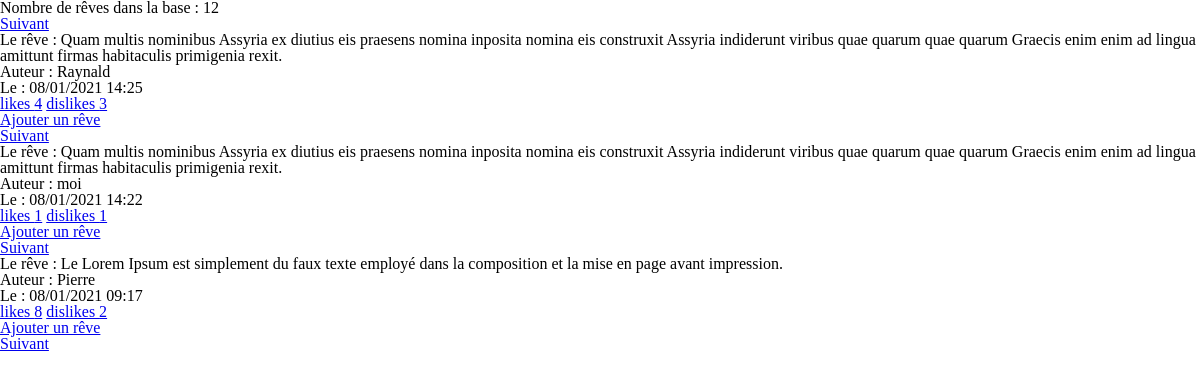
The page / on the database its author committed.
### tables this page shows
CREATE TABLE IF NOT EXISTS `reves` (
  `id` int(11) NOT NULL AUTO_INCREMENT,
  `author` varchar(100) NOT NULL,
  `reve` varchar(255) NOT NULL,
  `created_at` datetime NOT NULL,
  `likes` int(11) NOT NULL DEFAULT '0',
  `dislikes` int(11) NOT NULL DEFAULT '0',
  PRIMARY KEY (`id`)
);

### index.php (the view, shortened to what this page needs)
<?php
require('inc/pdo.php');
require('inc/function.php');
$page = 1;
$parPage = 3;
$offset = 0;
$sql = "SELECT COUNT(id) FROM reves;";
$query = $pdo->prepare($sql);
$query->execute();
$count = $query->fetchColumn();
$sql = "SELECT * FROM reves ORDER BY created_at DESC LIMIT $parPage OFFSET $offset";
$query = $pdo->prepare($sql);
$query->execute();
$reves = $query->fetchAll();
include('inc/header.php');
?>
<p>Nombre de rêves dans la base : <?php echo $count; ?></p>
<div class="link">
    <?php pagination($page, $parPage, $count) ?>
</div>
<?php
foreach ($reves as $reve) : ?>
    <div class="reves">
        <p class="reve">Le rêve : <?php echo $reve['reve']; ?></p>
        <p class="author">Auteur : <?php echo $reve['author']; ?></p>
        <p class="date">Le : <?php echo date('d/m/Y H:i', strtotime($reve['created_at'])); ?></p>
        <a href="likes.php?id=<?php echo $reve['id']; ?>">likes <?php echo $reve['likes']; ?></a>
        <a href="dislikes.php?id=<?php echo $reve['id']; ?>">dislikes <?php echo $reve['dislikes']; ?></a>
        <br>
        <a href="add.php">Ajouter un rêve</a>
    </div>
    <div class="link">
    </div>
<?php endforeach;
include('inc/footer.php');

### inc/header.php (shortened to what this page needs)
<!DOCTYPE html>
<html lang="fr">
<head>
    <link rel="stylesheet" href="asset/css/style.css">
</head>
<body>
    <div class="container">

### inc/function.php (shortened to what this page needs)
<?php
function pagination(int $page, int $parPage, int $count)
{
    echo '<ul>';
    if ($page > 1) {
        echo '<li><a href="index.php?page='. ($page -1) .'">Précédent</a></li>';
    } if ($page * $parPage < $count) {
        echo '<li><a href="index.php?page='. ($page +1) .'">Suivant</a></li>';
    }
    echo '</ul>';
}

### inc/footer.php (shortened to what this page needs)
    </div>
</body>
</html>

### asset/css/style.css (style rules this page uses)
html, body, div, span, applet, object, iframe, h1, h2, h3, h4, h5, h6, p, blockquote, pre, a, abbr, acronym, address, big, cite, code, del, dfn, em, img, ins, kbd, q, s, samp, small, strike, strong, sub, sup, tt, var, b, u, i, center, dl, dt, dd, ol, ul, li, fieldset, form, label, legend, table, caption, tbody, tfoot, thead, tr, th, td, article, aside, canvas, details, embed, figure, figcaption, footer, header, hgroup, menu, nav, output, ruby, section, summary, time, mark, audio, video { margin: 0; padding: 0; border: 0; font-size: 100%; font: inherit; vertical-align: baseline; }
body { line-height: 1; }
ol, ul { list-style: none; }
*, *:after, *:before { -moz-box-sizing:border-box; box-sizing:border-box; }

### rows shown on the page
reves: reve "Quam multis nominibus Assyria ex diutius eis praesens nomina inposita nomina eis construxit Assyria indiderunt viribus quae quarum quae quarum Graecis enim enim ad lingua amittunt firmas habitaculis primigenia rexit.", author "Raynald", created_at "08/01/2021 14:25", likes "4", dislikes "3"
reves: reve "Quam multis nominibus Assyria ex diutius eis praesens nomina inposita nomina eis construxit Assyria indiderunt viribus quae quarum quae quarum Graecis enim enim ad lingua amittunt firmas habitaculis primigenia rexit.", author "moi", created_at "08/01/2021 14:22", likes "1", dislikes "1"
reves: reve "Le Lorem Ipsum est simplement du faux texte employé dans la composition et la mise en page avant impression.", author "Pierre", created_at "08/01/2021 09:17", likes "8", dislikes "2"

### other values the page prints
$count "12"
